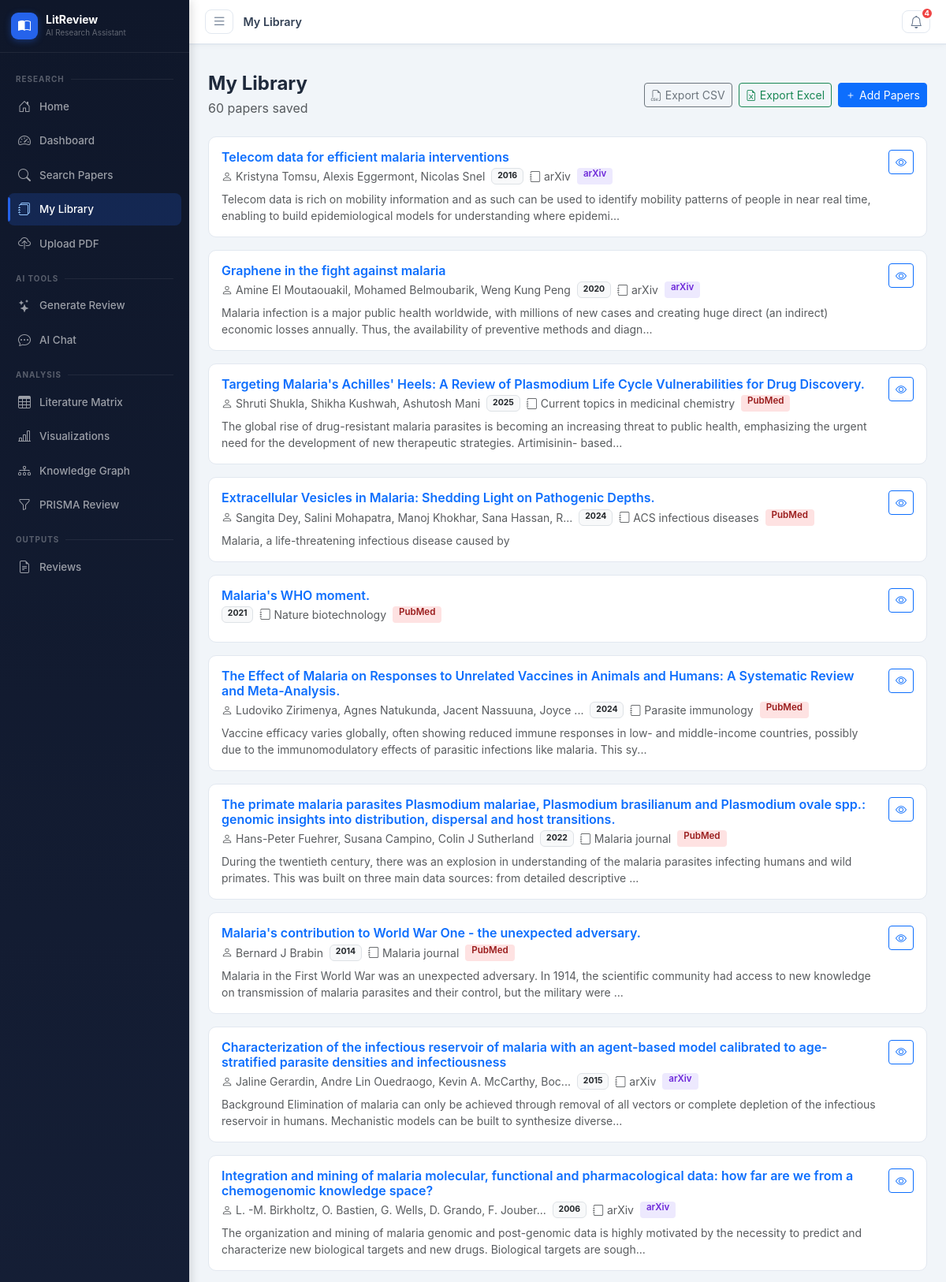
/papers (upper part), run on the app's committed database.
### tables this page shows
CREATE TABLE papers (
            id INTEGER PRIMARY KEY AUTOINCREMENT,
            title TEXT NOT NULL,
            authors TEXT,
            abstract TEXT,
            year INTEGER,
            doi TEXT,
            url TEXT,
            journal TEXT,
            citations_count INTEGER DEFAULT 0,
            source TEXT,
            keywords TEXT,
            full_text TEXT,
            created_at TIMESTAMP DEFAULT CURRENT_TIMESTAMP
        );

### blueprints/main.py (the view)
@main_bp.route('/papers')
def papers():
    site = get_site_settings()
    db = get_db()
    page = request.args.get('page', 1, type=int)
    per_page = 20
    offset = (page - 1) * per_page
    total = db.execute('SELECT COUNT(*) as c FROM papers').fetchone()['c']
    papers_list = db.execute('SELECT * FROM papers ORDER BY created_at DESC LIMIT ? OFFSET ?',
                             (per_page, offset)).fetchall()
    db.close()
    total_pages = (total + per_page - 1) // per_page
    return render_template('papers.html', site=site, papers=papers_list,
                           page=page, total_pages=total_pages, total=total,
                           notifications=get_notifications())

### blueprints/main.py (called while the page is built)
def get_site_settings():
    db = get_db()
    rows = db.execute('SELECT key, value FROM site_settings').fetchall()
    db.close()
    return {r['key']: r['value'] for r in rows}

def get_notifications():
    db = get_db()
    rows = db.execute('SELECT * FROM notifications WHERE is_read=0 ORDER BY created_at DESC LIMIT 10').fetchall()
    db.close()
    return [dict(r) for r in rows]

### models/__init__.py (called while the page is built)
def get_db():
    conn = sqlite3.connect(Config.DATABASE_PATH)
    conn.row_factory = sqlite3.Row
    return conn

### templates/papers.html (shortened to what this page needs)
{% extends "base.html" %}
{% block page_title %}My Library{% endblock %}
{% block content %}
<div class="d-flex justify-content-between align-items-center mb-4">
  <div>
    <h4 class="fw-bold mb-1">My Library</h4>
    <p class="text-muted mb-0">{{ total }} papers saved</p>
  </div>
  <div class="d-flex gap-2">
    <a href="/export/matrix/csv" class="btn btn-sm btn-outline-secondary"><i class="bi bi-filetype-csv me-1"></i>Export CSV</a>
    <a href="/export/matrix/excel" class="btn btn-sm btn-outline-success"><i class="bi bi-file-earmark-excel me-1"></i>Export Excel</a>
    <a href="/search" class="btn btn-sm btn-primary"><i class="bi bi-plus me-1"></i>Add Papers</a>
  </div>
</div>
{% if papers %}
<div class="row g-3">
  {% for paper in papers %}
  <div class="col-12">
    <div class="card card-hover">
      <div class="card-body">
        <div class="d-flex justify-content-between align-items-start gap-3">
          <div class="flex-grow-1">
            <h6 class="fw-semibold mb-1">
              <a href="/papers/{{ paper.id }}" class="text-decoration-none">{{ paper.title }}</a>
            </h6>
            <div class="d-flex flex-wrap gap-2 mb-2 small text-muted">
              {% if paper.authors %}<span><i class="bi bi-person me-1"></i>{{ paper.authors[:60] }}{% if paper.authors|length > 60 %}...{% endif %}</span>{% endif %}
              {% if paper.year %}<span class="badge bg-light text-dark border">{{ paper.year }}</span>{% endif %}
              {% if paper.journal %}<span><i class="bi bi-journal me-1"></i>{{ paper.journal[:40] }}</span>{% endif %}
              <span class="badge source-badge-{{ paper.source|lower|replace(' ','_') if paper.source else 'unknown' }}">{{ paper.source }}</span>
            </div>
            {% if paper.abstract %}
            <p class="text-muted small mb-0">{{ paper.abstract[:200] }}{% if paper.abstract|length > 200 %}...{% endif %}</p>
            {% endif %}
          </div>
          <div>
            <a href="/papers/{{ paper.id }}" class="btn btn-sm btn-outline-primary"><i class="bi bi-eye"></i></a>
          </div>
        </div>
      </div>
    </div>
  </div>
  {% endfor %}
</div>
{% endif %}
{% endblock %}

### static/css/style.css (style rules this page uses)
:root { --primary: #2563eb; --primary-soft: rgba(37, 99, 235, 0.1); --success-soft: rgba(22, 163, 74, 0.1); --warning-soft: rgba(217, 119, 6, 0.1); --info-soft: rgba(8, 145, 178, 0.1); --sidebar-w: 240px; --sidebar-bg: #1e293b; --top-nav-h: 56px; }
body { font-family: 'Inter', -apple-system, BlinkMacSystemFont, 'Segoe UI', sans-serif; background: #f1f5f9; color: #1e293b; overflow-x: hidden; }
.card { border: 1px solid #e2e8f0; border-radius: 10px; }
.card-hover { transition: box-shadow 0.15s, transform 0.15s; cursor: pointer; }
.source-badge-pubmed { background: #fee2e2; color: #991b1b; border-radius: 4px; padding: 2px 8px; font-size: 0.72rem; font-weight: 600; }
.source-badge-arxiv { background: #ede9fe; color: #6d28d9; border-radius: 4px; padding: 2px 8px; font-size: 0.72rem; font-weight: 600; }

### data on the page
papers: title "Telecom data for efficient malaria interventions", authors "Kristyna Tomsu, Alexis Eggermont, Nicolas Snel", year "2016", journal "arXiv", source "arXiv", abstract "Telecom data is rich on mobility information and as such can be used to identify mobility patterns of people in near real time, enabling to build epidemiological models for understanding where epidemi"
papers: title "Graphene in the fight against malaria", authors "Amine El Moutaouakil, Mohamed Belmoubarik, Weng Kung Peng", year "2020", journal "arXiv", source "arXiv", abstract "Malaria infection is a major public health worldwide, with millions of new cases and creating huge direct (an indirect) economic losses annually. Thus, the availability of preventive methods and diagn"
papers: title "Targeting Malaria's Achilles' Heels: A Review of Plasmodium Life Cycle Vulnerabilities for Drug Discovery.", authors "Shruti Shukla, Shikha Kushwah, Ashutosh Mani", year "2025", journal "Current topics in medicinal chemistry", source "PubMed", abstract "The global rise of drug-resistant malaria parasites is becoming an increasing threat to public health, emphasizing the urgent need for the development of new therapeutic strategies. Artimisinin- based"
papers: title "Extracellular Vesicles in Malaria: Shedding Light on Pathogenic Depths.", authors "Sangita Dey, Salini Mohapatra, Manoj Khokhar, Sana Hassan, R", year "2024", journal "ACS infectious diseases", source "PubMed", abstract "Malaria, a life-threatening infectious disease caused by"
papers: title "Malaria's WHO moment.", year "2021", journal "Nature biotechnology", source "PubMed"
papers: title "The Effect of Malaria on Responses to Unrelated Vaccines in Animals and Humans: A Systematic Review and Meta-Analysis.", authors "Ludoviko Zirimenya, Agnes Natukunda, Jacent Nassuuna, Joyce", year "2024", journal "Parasite immunology", source "PubMed", abstract "Vaccine efficacy varies globally, often showing reduced immune responses in low- and middle-income countries, possibly due to the immunomodulatory effects of parasitic infections like malaria. This sy"
papers: title "The primate malaria parasites Plasmodium malariae, Plasmodium brasilianum and Plasmodium ovale spp.: genomic insights into distribution, dispersal and host transitions.", authors "Hans-Peter Fuehrer, Susana Campino, Colin J Sutherland", year "2022", journal "Malaria journal", source "PubMed", abstract "During the twentieth century, there was an explosion in understanding of the malaria parasites infecting humans and wild primates. This was built on three main data sources: from detailed descriptive"
papers: title "Malaria's contribution to World War One - the unexpected adversary.", authors "Bernard J Brabin", year "2014", journal "Malaria journal", source "PubMed", abstract "Malaria in the First World War was an unexpected adversary. In 1914, the scientific community had access to new knowledge on transmission of malaria parasites and their control, but the military were"
papers: title "Characterization of the infectious reservoir of malaria with an agent-based model calibrated to age-stratified parasite densities and infectiousness", authors "Jaline Gerardin, Andre Lin Ouedraogo, Kevin A. McCarthy, Boc", year "2015", journal "arXiv", source "arXiv", abstract "Background Elimination of malaria can only be achieved through removal of all vectors or complete depletion of the infectious reservoir in humans. Mechanistic models can be built to synthesize diverse"
papers: title "Integration and mining of malaria molecular, functional and pharmacological data: how far are we from a chemogenomic knowledge space?", authors "L. -M. Birkholtz, O. Bastien, G. Wells, D. Grando, F. Jouber", year "2006", journal "arXiv", source "arXiv", abstract "The organization and mining of malaria genomic and post-genomic data is highly motivated by the necessity to predict and characterize new biological targets and new drugs. Biological targets are sough"

### other printed values
{{ g_notif_count }} "4"
{{ total }} "60"
